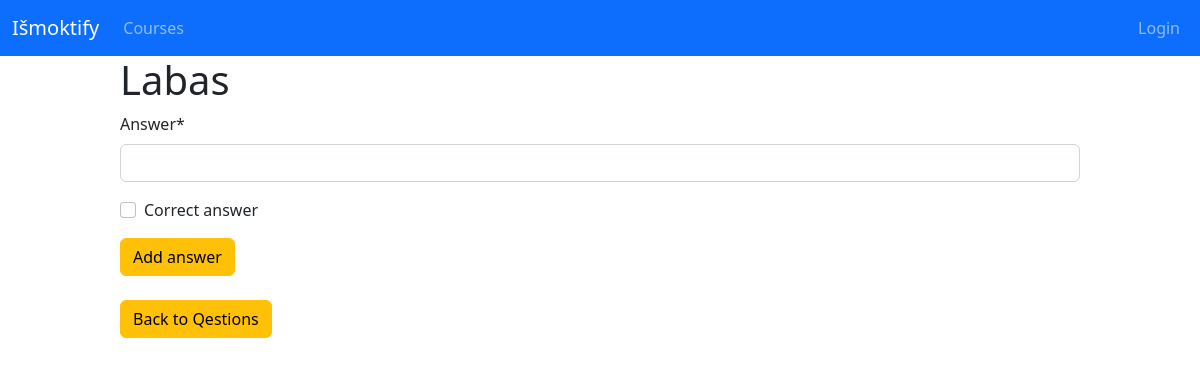
/new_question/1, run on an earlier commit of the app's database.
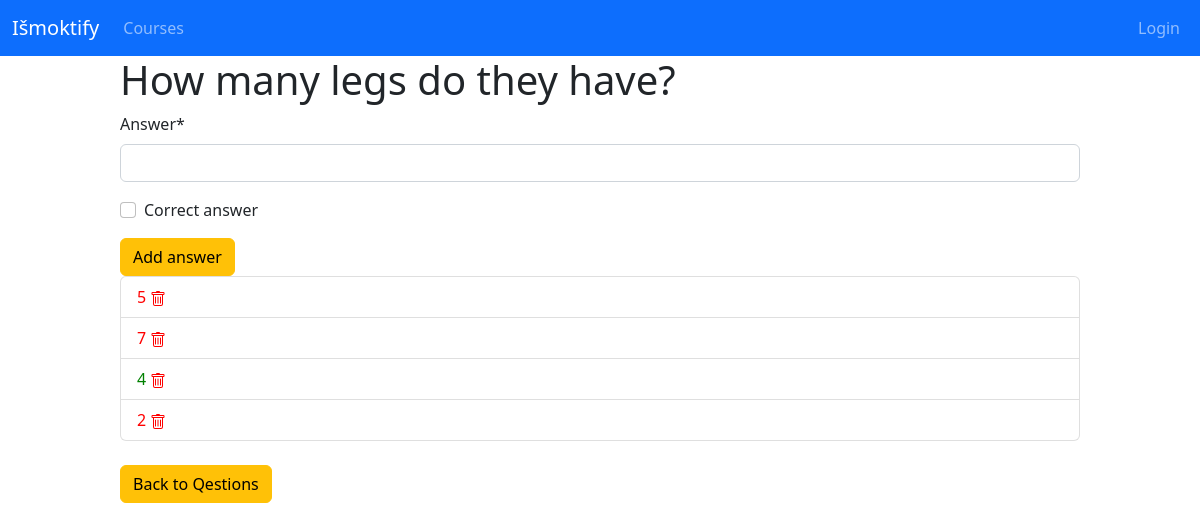
And on a later commit of the database.
### ismoktify/models.py (models this page shows, shortened)
class Question(models.Model):
    test = models.ForeignKey(
        Test, on_delete=models.CASCADE, blank=True, null=True)
    content = models.CharField(max_length=180)
    weight = models.IntegerField()

class Answer(models.Model):
    question = models.ForeignKey(
        Question, on_delete=models.CASCADE, blank=True, null=True)
    content = models.CharField(max_length=180)
    is_true = models.BooleanField()

### ismoktify/views.py (the view, shortened to what this page needs)
# urls.py: path('new_question/<int:pk>', QuestionDetailView.as_view(), name='question_detail'),
class QuestionDetailView(FormMixin, DetailView):
    model = Question
    template_name = 'ismoktify/question_detail.html'
    form_class = AnswerForm

### ismoktify/forms.py
class AnswerForm(forms.ModelForm):
    class Meta:
        model = Answer
        fields = ['content', 'is_true']
        labels = {
            'content': 'Answer',
            'is_true': 'Correct answer'
        }
        widgets = {'question': forms.HiddenInput()}

### ismoktify/templatetags/ismoktify_extras.py (called while the page is built)
@register.filter(name='has_group')
def has_group(user, group_name):
    group = Group.objects.get(name=group_name)
    return True if group in user.groups.all() else False

### ismoktify/templates/ismoktify/question_detail.html (shortened to what this page needs)
{% extends 'ismoktify/base.html' %}
{% load crispy_forms_tags %}
{% block content %}
<div style="width: 80vw; margin: 0 auto">
    <h1>{{question.content}}</h1>
    <form action="" method="POST">
    {{form|crispy}}
    <button type="submit" class="btn btn-warning submit-button">
        Add answer
    </button>
    </form>
    <ul class="list-group">
        {% for answer in question.answer_set.all %}
            <li class="list-group-item" style="color:{%if answer.is_true%}green{% else %}red{%endif%}">{{answer.content}} <a style="color:red" href="{% url  'ismoktify:answer_delete' answer.id %}"></a></li>
        {% endfor %}
        </ul>
    <br>
    <a class="btn btn-warning" href='{% url "ismoktify:test_detail" question.test.id %}' role="button">Back to Qestions</a>
</div>
{% endblock %}

### ismoktify/templates/ismoktify/base.html (shortened to what this page needs)
<!DOCTYPE html>
{% load static %} {% load ismoktify_extras %}
<html lang="en">
  <head>
    <link
      href="https://cdn.jsdelivr.net/npm/bootstrap@5.2.3/dist/css/bootstrap.min.css"
      rel="stylesheet"
    />
  </head>
  <body>
    {% if request.user|has_group:"Teacher" %}
    <nav class="navbar navbar-expand-lg navbar-light bg-warning">
      {% elif request.user|has_group:"Student" %}
      <nav class="navbar navbar-expand-lg navbar-dark bg-success">
        {% else %}
        <nav class="navbar navbar-expand-lg navbar-dark bg-primary">
    {% endif %}
      <div class="container-fluid">
        <a class="navbar-brand" href="{% url 'ismoktify:index' %}">Išmoktify</a>
        <div class="collapse navbar-collapse" id="navbarSupportedContent">
          <ul class="navbar-nav me-auto mb-2 mb-lg-0">
            <li class="nav-item">
              <a class="nav-link{% block active_course_list %}{% endblock %}" href="{% url 'ismoktify:course_list' %}">Courses</a>
            </li>
          </ul>
          <ul class="navbar-nav">
            <li class="nav-item">
              {% if user.is_authenticated %}
              <a class="nav-link" href="{% url 'logout' %}">Logout</a>
              {% else %}
              <a class="nav-link" href="{% url 'login' %}">Login</a>
              {% endif %}
            </li>
          </ul>
        </div>
      </div>
    </nav>
    <div id="content">{% block content %}{% endblock %}</div>
  </body>
</html>

What changed in the data, as far as the page shows it:
changed Question: content "Labas" → "How many legs do they have?"
now on this page (row edited): Answer: content "5"
now on this page (row edited): Answer: content "7"
now on this page (row edited): Answer: content "4", is_true True (drawn)
now on this page (row edited): Answer: content "2"
